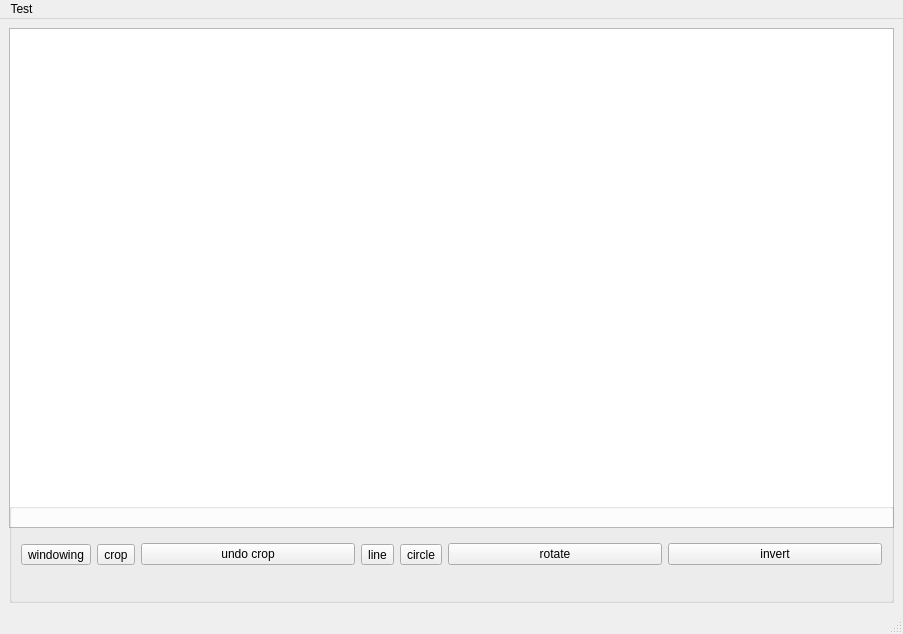
<?xml version="1.0" encoding="UTF-8"?>
<ui version="4.0">
 <class>SimpleViewerMainWindow</class>
 <widget class="QMainWindow" name="SimpleViewerMainWindow">
  <property name="geometry">
   <rect>
    <x>0</x>
    <y>0</y>
    <width>903</width>
    <height>634</height>
   </rect>
  </property>
  <property name="minimumSize">
   <size>
    <width>500</width>
    <height>300</height>
   </size>
  </property>
  <property name="baseSize">
   <size>
    <width>500</width>
    <height>300</height>
   </size>
  </property>
  <property name="windowTitle">
   <string>Stone of Orthanc</string>
  </property>
  <property name="layoutDirection">
   <enum>Qt::LeftToRight</enum>
  </property>
  <widget class="QWidget" name="centralwidget">
   <property name="sizePolicy">
    <sizepolicy hsizetype="Preferred" vsizetype="Preferred">
     <horstretch>0</horstretch>
     <verstretch>0</verstretch>
    </sizepolicy>
   </property>
   <property name="layoutDirection">
    <enum>Qt::LeftToRight</enum>
   </property>
   <layout class="QVBoxLayout" name="verticalLayout_2" stretch="0,0">
    <property name="sizeConstraint">
     <enum>QLayout::SetDefaultConstraint</enum>
    </property>
    <item>
     <widget class="QCairoWidget" name="cairoCentralWidget">
      <property name="minimumSize">
       <size>
        <width>0</width>
        <height>500</height>
       </size>
      </property>
     </widget>
    </item>
    <item>
     <widget class="QGroupBox" name="horizontalGroupBox">
      <property name="minimumSize">
       <size>
        <width>0</width>
        <height>100</height>
       </size>
      </property>
      <property name="maximumSize">
       <size>
        <width>16777215</width>
        <height>100</height>
       </size>
      </property>
      <layout class="QHBoxLayout" name="horizontalLayout">
       <item>
        <widget class="QToolButton" name="toolButtonWindowing">
         <property name="text">
          <string>windowing</string>
         </property>
        </widget>
       </item>
       <item>
        <widget class="QToolButton" name="toolButtonCrop">
         <property name="text">
          <string>crop</string>
         </property>
        </widget>
       </item>
       <item>
        <widget class="QPushButton" name="pushButtonUndoCrop">
         <property name="text">
          <string>undo crop</string>
         </property>
        </widget>
       </item>
       <item>
        <widget class="QToolButton" name="toolButtonLine">
         <property name="text">
          <string>line</string>
         </property>
        </widget>
       </item>
       <item>
        <widget class="QToolButton" name="toolButtonCircle">
         <property name="text">
          <string>circle</string>
         </property>
        </widget>
       </item>
       <item>
        <widget class="QPushButton" name="pushButtonRotate">
         <property name="text">
          <string>rotate</string>
         </property>
        </widget>
       </item>
       <item>
        <widget class="QPushButton" name="pushButtonInvert">
         <property name="text">
          <string>invert</string>
         </property>
        </widget>
       </item>
      </layout>
     </widget>
    </item>
   </layout>
  </widget>
  <widget class="QMenuBar" name="menubar">
   <property name="geometry">
    <rect>
     <x>0</x>
     <y>0</y>
     <width>903</width>
     <height>22</height>
    </rect>
   </property>
   <widget class="QMenu" name="menuTest">
    <property name="title">
     <string>Test</string>
    </property>
   </widget>
   <addaction name="menuTest"/>
  </widget>
  <widget class="QStatusBar" name="statusbar"/>
 </widget>
 <customwidgets>
  <customwidget>
   <class>QCairoWidget</class>
   <extends>QGraphicsView</extends>
   <header location="global">QCairoWidget.h</header>
  </customwidget>
 </customwidgets>
 <resources/>
 <connections/>
</ui>
